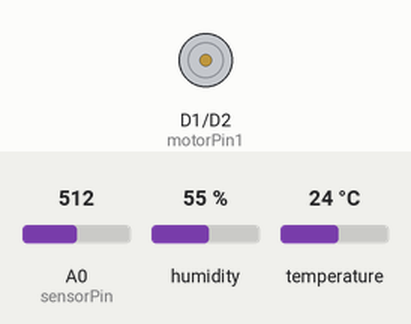
Recording of a sketch running on a simulated ESP8266 (NodeMCU). Shown: motor-driver pin pairs drawn as motors (green arrow = first pin HIGH = forward, orange = second pin HIGH = backward, longer = more drive). The inputs (shaded band) are chosen by the test bench; at power-on: A0 (sensorPin) = 512, humidity 55 %, temperature 24 °C. WiFi joins after 1.5 s; servers stay silent unless stated; the Firebase database answers and starts empty; what the sketch prints to the serial monitor is not drawn.

Above: at 2.7 s.
2.8 s: A0 (sensorPin) set to 690
14.2 s: A0 (sensorPin) set to 711
At 17.9 s:
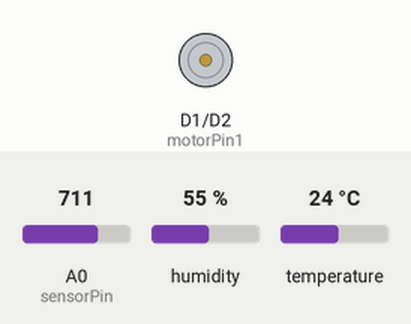
18.7 s: A0 (sensorPin) set to 511
At 21.0 s:
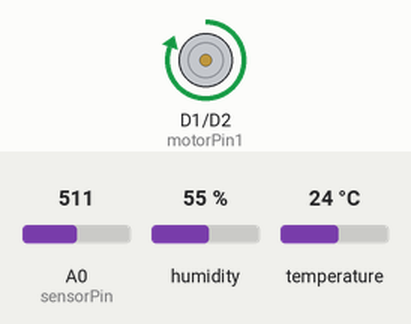
31.0 s: humidity set to 68 %
Timing chart, 0 to 43.2 s (numbered marks = the images above; inputs shaded):
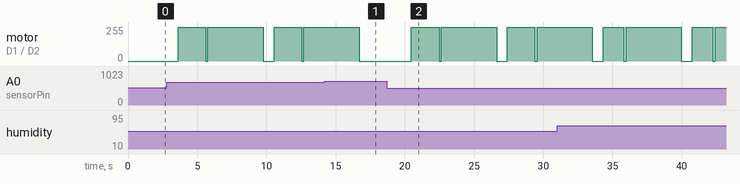

The sketch:

Smart_Irrigation.ino
```cpp
#include <ESP8266WiFi.h>
#include <Firebase_ESP_Client.h>
#include <addons/TokenHelper.h>
#include <addons/RTDBHelper.h>
#include "DHT.h"

// ---------------- WIFI ----------------
const char* ssid = "WiFi-SSID"; // Enter your ssid and password
const char* password = "WiFi-PASSWORD";

// ---------------- PINS ----------------
const int motorPin1 = D1;
const int motorPin2 = D2;
const int DHTPIN = D7;
#define DHTTYPE DHT11
#define sensorPin A0

// ---------------- OBJECTS ----------------
DHT dht(DHTPIN, DHTTYPE);
FirebaseData fbdo;
FirebaseAuth auth;
FirebaseConfig config;

// ---------------- FIREBASE ----------------
const char* db_url = "Firebase-url";
const char* api_key = "Firebase-API-key";

// ---------------- THRESHOLDS (BOTANICAL) ----------------
#define SOIL_DRY 80          // Soil dryness threshold
#define HOT_TEMP 30          // °C
#define LOW_HUMIDITY 40      // %

bool signupOK = false;
bool ledstatus = false;
unsigned long lastReadMillis = 0;

// --------------------------------------------------------
void setup()
{
  pinMode(motorPin1, OUTPUT);
  pinMode(motorPin2, OUTPUT);
  Serial.begin(115200);
  dht.begin();

  // WIFI
  WiFi.begin(ssid, password);
  Serial.print("Connecting to WiFi");
  while (WiFi.status() != WL_CONNECTED)
  {
    delay(500);
    Serial.print(".");
  }
  Serial.println("\nWiFi Connected");

  // FIREBASE
  config.api_key = api_key;
  config.database_url = db_url;

  if (Firebase.signUp(&config, &auth, "", ""))
  {
    Serial.println("Firebase signup OK");
    signupOK = true;
  }

  config.token_status_callback = tokenStatusCallback;
  Firebase.begin(&config, &auth);
  Firebase.reconnectWiFi(true);
}

// --------------------------------------------------------
void loop()
{
  if (millis() - lastReadMillis < 3000) return;
  lastReadMillis = millis();

  // -------- SENSOR READINGS --------
  float humidity = dht.readHumidity();
  float temperature = dht.readTemperature();
  int rawSoil = analogRead(sensorPin);
  int moisture = map(rawSoil, 0, 1023, 255, 0);

  if (isnan(humidity) || isnan(temperature))
  {
    Serial.println("DHT read failed");
    return;
  }

  // -------- SEND DATA TO FIREBASE --------
  Firebase.RTDB.setInt(&fbdo, "/Moisture", moisture);
  Firebase.RTDB.setFloat(&fbdo, "/Temperature", temperature);
  Firebase.RTDB.setFloat(&fbdo, "/Humidity", humidity);

  // -------- BOTANICALLY CORRECT IRRIGATION --------
  if (moisture > SOIL_DRY)   // Soil is dry → roots need water
  {
    int pumpTime = 2000;    // default duration

    // Transpiration-based adjustment
    if (temperature >= HOT_TEMP && humidity <= LOW_HUMIDITY)
    {
      pumpTime = 5000;  // High transpiration
      Serial.println("High transpiration → long watering");
    }
    else if (temperature < HOT_TEMP && humidity > 60)
    {
      pumpTime = 1500;  // Low transpiration
      Serial.println("Low transpiration → short watering");
    }
    else
    {
      Serial.println("Normal transpiration → medium watering");
    }

    // Run pump
    Firebase.RTDB.setBool(&fbdo, "/Pump-status", true);
    digitalWrite(motorPin1, HIGH);
    digitalWrite(motorPin2, LOW);
    delay(pumpTime);
    digitalWrite(motorPin1, LOW);
    digitalWrite(motorPin2, LOW);

  }
  else
  {
    // Soil already moist
    digitalWrite(motorPin1, LOW);
    digitalWrite(motorPin2, LOW);
    Firebase.RTDB.setBool(&fbdo, "/Pump-status", false);
  }

  // -------- SERIAL OUTPUT --------
  Serial.println("----- STATUS -----");
  Serial.print("Soil Moisture: "); Serial.println(moisture);
  Serial.print("Temperature : "); Serial.print(temperature); Serial.println(" C");
  Serial.print("Humidity    : "); Serial.print(humidity); Serial.println(" %");

  if(Firebase.RTDB.getBool(&fbdo, "/Pump-status"))
    {
      if(fbdo.dataType() == "boolean")
      {
        ledstatus = fbdo.boolData();
        Serial.println("Successful READ from "+fbdo.dataPath()+": "+ledstatus+" {"+fbdo.dataType() +"}");
        if (ledstatus == true)
        {
          digitalWrite(motorPin1, HIGH);
          digitalWrite(motorPin2, LOW);
          delay(4000);
          digitalWrite(motorPin1, LOW);
          digitalWrite(motorPin2, LOW);
          if(Firebase.RTDB.setFloat(&fbdo, "/Pump-status", false))
          {
            Serial.print("Pump-status: ");
            Serial.println(false);
          }
          else
          {
            Serial.print("Pump FAILED: ");
            Serial.println(fbdo.errorReason());
          }
        }
      }
    }
}
```

Measured:
- after the input at 14.2 s, motor on D1 (motorPin1) / D2 (motorPin2): goes on until 16.7 s, then stays stopped
- after the input at 18.7 s, motor on D1 (motorPin1) / D2 (motorPin2): goes forward 255/255 2.0 s, stopped 0.15 s, forward 255/255 4.0 s, stopped 0.77 s, forward 255/255 2.0 s, stopped 0.15 s, then forward 255/255, starting after 1.8 s
